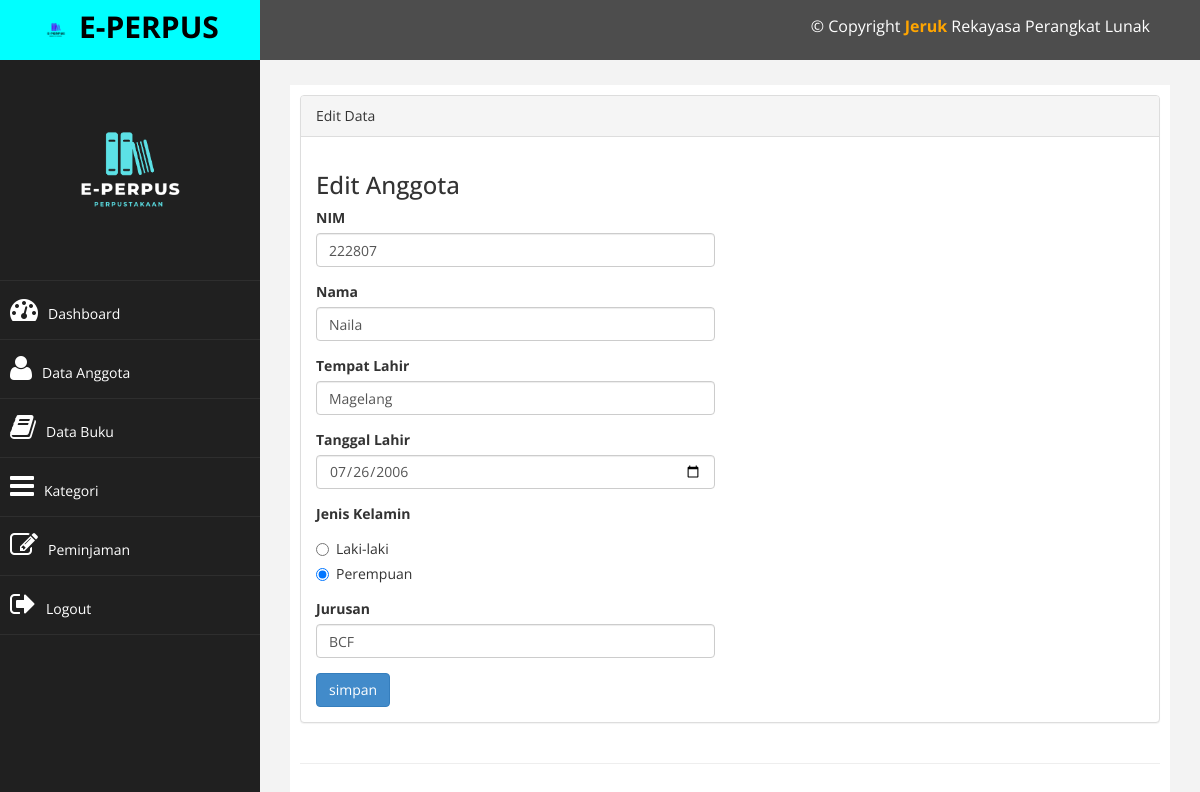
The app's page /index.php?page=anggota&aksi=ubah&nim=222807 (signed in) with its own data.
### tables this page shows
CREATE TABLE `tb_anggota` (
  `nim` int(11) NOT NULL,
  `nama` varchar(250) NOT NULL,
  `tempat_lahir` varchar(100) NOT NULL,
  `tgl_lahir` date NOT NULL,
  `jk` enum('L','P') NOT NULL,
  `prodi` varchar(75) NOT NULL
);

### page/anggota/ubah.php (the view, shortened to what this page needs)
<?php
$nim = $_GET['nim'];
$sql = $conn->query("SELECT * FROM tb_anggota WHERE nim='$nim'");
$tampil = $sql->fetch_assoc();
$jk = $tampil['jk'];
?>
<div class="panel panel-default">
    <div class="panel-heading">
        Edit Data
    </div>
    <div class="panel-body">
        <div class="row">
            <div class="col-md-6">
                <h3>Edit Anggota</h3>
                <form method="POST">
                    <div class="form-group">
                        <label>NIM</label>
                        <input class="form-control" name="nim" value="<?php echo $tampil['nim']; ?>" />
                    </div>
                    <div class="form-group">
                        <label>Nama</label>
                        <input class="form-control" name="nama" value="<?php echo $tampil['nama']; ?>" />
                    </div>
                    <div class="form-group">
                        <label>Tempat Lahir</label>
                        <input class="form-control" name="tempat_lahir" value="<?php echo $tampil['tempat_lahir']; ?>" />
                    </div>
                    <div class="form-group">
                        <label>Tanggal Lahir</label>
                        <input class="form-control" name="tgl_lahir" type="date" value="<?php echo $tampil['tgl_lahir']; ?>" />
                    </div>
                    <div class="form-group" name="jk">
                        <label>Jenis Kelamin</label>
                        <div class="radio">
                            <label>
                                <input type="radio" name="jk" id="optionsRadios1" value="L" <?php if($jk=='L') {echo "checked";} ?> />Laki-laki
                            </label>
                        </div>
                        <div class="radio">
                            <label>
                                <input type="radio" name="jk" id="optionsRadios2" value="P" <?php if($jk=='P') {echo "checked";} ?> />Perempuan
                            </label>
                        </div>
                    </div>
                    <div class="form-group">
                        <label>Jurusan</label>
                        <input class="form-control" name="prodi" value="<?php echo $tampil['prodi']; ?>" />
                    </div>
                    <div>
                        <input type="submit" name="simpan" value="simpan" class="btn btn-primary">
                    </div>
                </form>
            </div>
        </div>
    </div>
</div>

### assets/css/custom.css (style rules this page uses)
body { font-family: 'Open Sans', sans-serif; }

### records on screen
tb_anggota: nim "222807", nama "Naila", tempat_lahir "Magelang", tgl_lahir "07/26/2006", jk "☐ Laki-laki", jk "☑ Perempuan", prodi "BCF"
